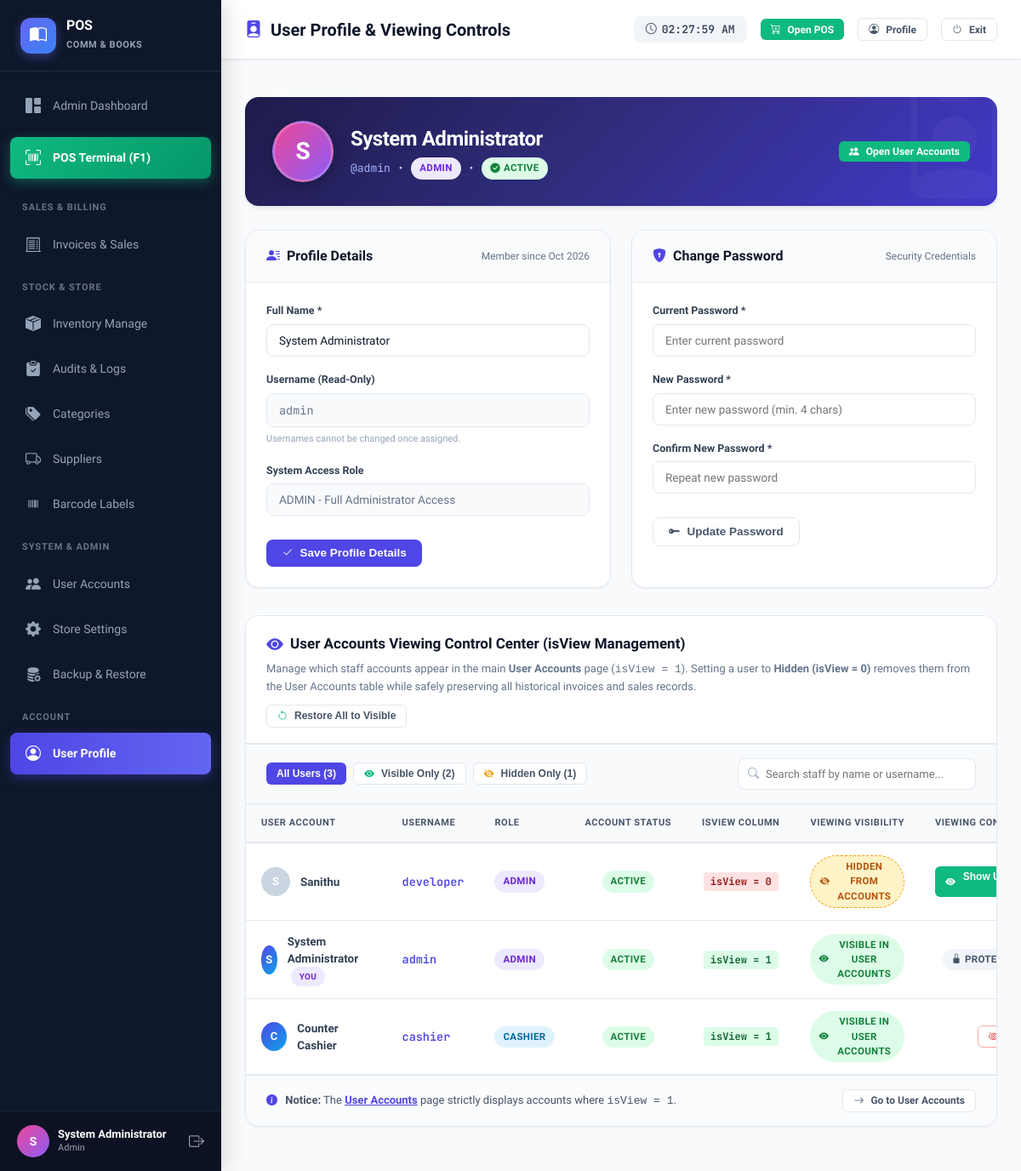
The page /userprofile.php (signed in) on the database its author committed.
### tables this page shows
CREATE TABLE `users` (
  `id` int NOT NULL AUTO_INCREMENT,
  `username` varchar(50) NOT NULL,
  `password` varchar(255) NOT NULL,
  `full_name` varchar(100) NOT NULL,
  `role` enum('admin','cashier') DEFAULT 'cashier',
  `status` enum('active','inactive') DEFAULT 'active',
  `isView` int NOT NULL DEFAULT '1',
  `created_at` datetime DEFAULT CURRENT_TIMESTAMP,
  PRIMARY KEY (`id`),
  UNIQUE KEY `username` (`username`)
);

### userprofile.php (the view, shortened to what the rows shown need)
<?php
require_once __DIR__ . '/includes/header.php';
$uStmt = $pdo->prepare("SELECT * FROM users WHERE id = ?");
$uStmt->execute([$user['id']]);
$profile = $uStmt->fetch();
$allUsers = [];
if (is_admin()) {
    $allUsers = $pdo->query("SELECT * FROM users ORDER BY role ASC, full_name ASC")->fetchAll();
}
?>
<div class="page-container" style="max-width: 1200px;">
    <div style="background: linear-gradient(135deg, #1e1b4b 0%, #312e81 50%, #4338ca 100%); border-radius: var(--radius-lg); padding: 28px 32px; color: white; margin-bottom: 28px; box-shadow: var(--shadow-md); position: relative; overflow: hidden;">
        <div style="display: flex; align-items: center; justify-content: space-between; flex-wrap: wrap; gap: 20px; position: relative; z-index: 2;">
            <div style="display: flex; align-items: center; gap: 20px;">
                <div style="width: 72px; height: 72px; border-radius: 50%; background: linear-gradient(135deg, #ec4899, #8b5cf6); color: white; display: flex; align-items: center; justify-content: center; font-size: 28px; font-weight: 800; box-shadow: 0 4px 16px rgba(0,0,0,0.25); border: 3px solid rgba(255,255,255,0.2);">
                    <?= strtoupper(substr($profile['full_name'] ?: $profile['username'], 0, 1)) ?>
                </div>
                <div>
                    <h2 style="font-size: 24px; font-weight: 800; margin: 0 0 4px 0; color: #ffffff; letter-spacing: -0.02em;">
                        <?= htmlspecialchars($profile['full_name']) ?>
                    </h2>
                    <div style="display: flex; align-items: center; gap: 10px; flex-wrap: wrap; font-size: 13px; color: #c7d2fe;">
                        <span style="font-family: var(--font-mono); color: #a5b4fc;">@<?= htmlspecialchars($profile['username']) ?></span>
                        <span>•</span>
                        <span class="badge <?= $profile['role'] === 'admin' ? 'badge-purple' : 'badge-info' ?>" style="font-weight: 700;">
                            <?= strtoupper($profile['role']) ?>
                        </span>
                        <span>•</span>
                        <span class="badge badge-success">
                            <i class="bi bi-check-circle-fill"></i> <?= strtoupper($profile['status']) ?>
                        </span>
                    </div>
                </div>
            </div>
        </div>
    </div>
    <div style="display: grid; grid-template-columns: repeat(auto-fit, minmax(320px, 1fr)); gap: 24px; margin-bottom: 32px;">
        <div class="content-card" style="margin-bottom: 0;">
            <div class="card-header-flex">
                <div class="card-title">
                    <i class="bi bi-person-lines-fill" style="color: var(--primary);"></i>
                    <span>Profile Details</span>
                </div>
                <span style="font-size: 12px; color: #64748b;">Member since <?= date('M Y', strtotime($profile['created_at'])) ?></span>
            </div>
            <div class="card-body">
                <form method="POST">
                    <div class="form-group">
                        <label class="form-label">Full Name *</label>
                        <input type="text" name="full_name" class="form-control" required value="<?= htmlspecialchars($profile['full_name']) ?>" placeholder="Your Full Name">
                    </div>
                    <div class="form-group">
                        <label class="form-label">Username (Read-Only)</label>
                        <input type="text" class="form-control" value="<?= htmlspecialchars($profile['username']) ?>" readonly style="background: #f8fafc; font-family: var(--font-mono); color: #64748b;">
                        <span style="font-size: 11px; color: #94a3b8;">Usernames cannot be changed once assigned.</span>
                    </div>
                    <div class="form-group">
                        <label class="form-label">System Access Role</label>
                        <input type="text" class="form-control" value="<?= strtoupper($profile['role']) ?> - <?= $profile['role'] === 'admin' ? 'Full Administrator Access' : 'Cashier Point-of-Sale Access' ?>" readonly style="background: #f8fafc; color: #64748b;">
                    </div>
                </form>
            </div>
        </div>
    </div>
    <?php if (is_admin()): ?>
    <div id="user-viewing-control" class="content-card">
        <div class="table-responsive">
            <table class="custom-table" id="viewing-control-table">
                <thead>
                    <tr>
                        <th>User Account</th>
                        <th>Username</th>
                        <th>Role</th>
                        <th style="text-align: center;">Account Status</th>
                        <th style="text-align: center;">isView Column</th>
                        <th style="text-align: center;">Viewing Visibility</th>
                        <th style="text-align: right;">Viewing Control Action</th>
                    </tr>
                </thead>
                <tbody>
                    <?php foreach ($allUsers as $u):
                        $isV = (int)$u['isView'];
                        $isSelf = ((int)$u['id'] === (int)$user['id']);
                    ?>
                    <tr class="user-row" data-status="<?= $isV === 1 ? 'visible' : 'hidden' ?>" data-search="<?= strtolower(htmlspecialchars($u['full_name'] . ' ' . $u['username'])) ?>">
                        <td>
                            <div style="display: flex; align-items: center; gap: 12px;">
                                <div style="width: 34px; height: 34px; border-radius: 50%; background: <?= $isV === 1 ? 'linear-gradient(135deg, #4f46e5, #0ea5e9)' : '#cbd5e1' ?>; color: white; display: flex; align-items: center; justify-content: center; font-weight: 700; font-size: 13px;">
                                    <?= strtoupper(substr($u['full_name'] ?: $u['username'], 0, 1)) ?>
                                </div>
                                <div>
                                    <strong><?= htmlspecialchars($u['full_name']) ?></strong>
                                    <?php if ($isSelf): ?>
                                    <span class="badge badge-purple" style="font-size: 10px; margin-left: 4px;">You</span>
                                    <?php endif; ?>
                                </div>
                            </div>
                        </td>
                        <td style="font-family: var(--font-mono); color: var(--primary); font-weight: 600;">
                            <?= htmlspecialchars($u['username']) ?>
                        </td>
                        <td>
                            <span class="badge <?= $u['role'] === 'admin' ? 'badge-purple' : 'badge-info' ?>">
                                <?= strtoupper($u['role']) ?>
                            </span>
                        </td>
                        <td style="text-align: center;">
                            <span class="badge <?= $u['status'] === 'active' ? 'badge-success' : 'badge-danger' ?>">
                                <?= strtoupper($u['status']) ?>
                            </span>
                        </td>
                        <td style="text-align: center; font-family: var(--font-mono); font-weight: 700;">
                            <span style="display: inline-block; padding: 2px 8px; border-radius: 4px; font-size: 12px; background: <?= $isV === 1 ? '#dcfce7; color: #166534;' : '#fee2e2; color: #991b1b;' ?>">
                                isView = <?= $isV ?>
                            </span>
                        </td>
                        <td style="text-align: center;">
                            <?php if ($isV === 1): ?>
                            <span class="badge badge-success" title="Visible in User Accounts (users.php)">
                                <i class="bi bi-eye-fill"></i> Visible in User Accounts
                            </span>
                            <?php else: ?>
                            <span class="badge badge-warning" style="background: #fef3c7; color: #b45309; border: 1px dashed #f59e0b;" title="Hidden from User Accounts (users.php)">
                                <i class="bi bi-eye-slash-fill"></i> Hidden from Accounts
                            </span>
                            <?php endif; ?>
                        </td>
                        <td style="text-align: right;">
                            <?php if ($isSelf): ?>
                            <span class="badge badge-neutral" title="Current session user account cannot be hidden for safety">
                                <i class="bi bi-lock-fill"></i> Protected (Self)
                            </span>
                            <?php else: ?>
                            <form method="POST" style="display: inline;" onsubmit="return confirm('<?= $isV === 1 ? 'Hide this user from User Accounts view? (They will no longer appear in the User Accounts table)' : 'Restore this user to visible? (They will immediately appear in the User Accounts table with isView = 1)' ?>');">
                                <?php if ($isV === 1): ?>
                                <button type="submit" class="btn btn-outline btn-sm" style="color: #dc2626; border-color: #fca5a5;" title="Hide user from User Accounts view">
                                    <i class="bi bi-eye-slash"></i> Hide User
                                </button>
                                <?php else: ?>
                                <button type="submit" class="btn btn-success btn-sm" title="Show user in User Accounts view (isView = 1)">
                                    <i class="bi bi-eye-fill"></i> Show User (isView = 1)
                                </button>
                                <?php endif; ?>
                            </form>
                            <?php endif; ?>
                        </td>
                    </tr>
                    <?php endforeach; ?>
                </tbody>
            </table>
        </div>
    </div>
    <?php endif; ?>
</div>
<?php require_once __DIR__ . '/includes/footer.php'; ?>

### rows shown on the page
users: full_name "S", full_name "System Administrator", username "admin", role "ADMIN", status "ACTIVE", created_at "Oct 2026", role "ADMIN - Full Administrator Access", shows "YOU", isView "1", shows "VISIBLE IN USER ACCOUNTS", shows "PROTECTED (SELF)"
users: full_name "S", full_name "Sanithu", username "developer", role "ADMIN", status "ACTIVE", isView "0", shows "HIDDEN FROM ACCOUNTS", shows "Show…"
users: full_name "C", full_name "Counter Cashier", username "cashier", role "CASHIER", status "ACTIVE", isView "1", shows "VISIBLE IN USER ACCOUNTS"

### other values the page prints
substr($user['name'] ?: 'U', 0, 1) "S"
$user['name'] "System Administrator"
$user['role'] "Admin"
$pageTitle "User Profile & Viewing Controls"
$totalUsersCount "3"
$visibleCount "2"
$hiddenCount "1"
